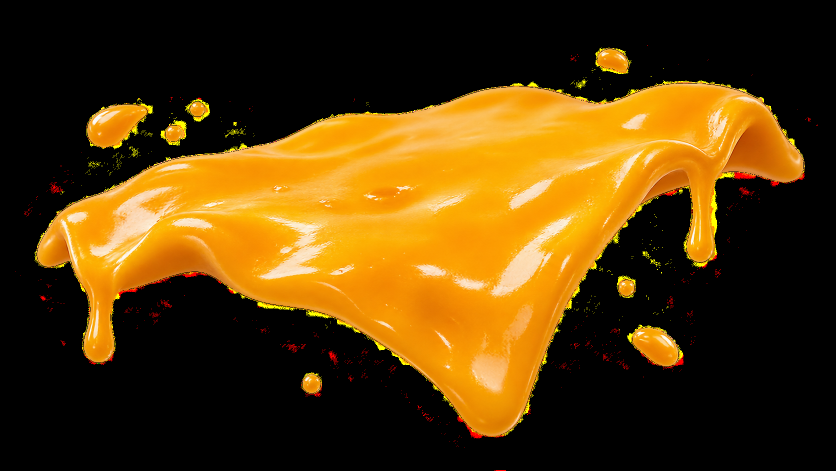
#> input picture frontend/src/assets/images/burger/cheese-slice.png, 1671 x 941 px (shown at 1/2 size)
$ python prepare-decor.py
#> lines starting #> are read from the running program, lines starting #| are printed output that depends on the picture; after the words box and inside, x2 and y2 are one past the last pixel; in counts of white or black regions, pixels touching at a corner belong together
"""
Cuts single floating ingredients out of the FAah!! FOOD ingredient photos
(transparent PNGs in src/assets/images) and saves them as small transparent WebP
sprites in public/decor/ for the page background (PageBackdrop).

    python scripts/prepare-decor.py

The source PNGs are only read. Each sprite = one connected piece of a photo, kept with
its soft edge (water drops, blur), cropped, scaled down and saved as WebP.
"""

import os

import cv2
import numpy as np

ROOT = os.path.join(os.path.dirname(os.path.abspath(__file__)), "..")
SRC = os.path.join(ROOT, "src", "assets", "images")
OUT = os.path.join(ROOT, "public", "decor")

# name: (source photo, piece rank by area, max size px)
# (crumbs, seeds, lettuce, onion ring and tomato slices already exist in public/decor)
SPRITES = {
    "cheese-slice": ("burger/cheese-slice.png", 0, 760),
    "cheese-drop-1": ("burger/cheese-slice.png", 1, 140),
    "cheese-drop-2": ("burger/cheese-slice.png", 2, 140),
    "tomato-slice-soft": ("ingredients/tomato-slices.png", 1, 520),
    "basil-leaf-soft": ("ingredients/tomato-slices.png", 3, 260),
    "onion-petal-1": ("ingredients/onion-rings.png", 2, 240),
    "onion-petal-2": ("ingredients/onion-rings.png", 3, 240),
}


def pieces(image):
    """Connected pieces of the photo, largest first: (mask, x, y, w, h)."""
    solid = (image[:, :, 3] > 90).astype(np.uint8)
    count, labels, stats, _ = cv2.connectedComponentsWithStats(solid, 8)
    order = sorted(range(1, count), key=lambda i: -stats[i, cv2.CC_STAT_AREA])
    return [(labels == i, *stats[i][:4]) for i in order]


def cut(image, piece, max_size, pad=24):
    mask, x, y, w, h = piece
    grown = cv2.dilate(mask.astype(np.uint8), np.ones((15, 15), np.uint8)) > 0  # keep the soft edge
    sprite = image.copy()
    sprite[:, :, 3] = np.where(grown, sprite[:, :, 3], 0)
    sprite = sprite[max(y - pad, 0):min(y + h + pad, image.shape[0]), max(x - pad, 0):min(x + w + pad, image.shape[1])]
    scale = min(1.0, max_size / max(sprite.shape[:2]))
    if scale < 1:
        sprite = cv2.resize(sprite, None, fx=scale, fy=scale, interpolation=cv2.INTER_AREA)
    sprite[sprite[:, :, 3] == 0, :3] = 0  # no stray colour under fully transparent pixels
    return sprite


def main():
    os.makedirs(OUT, exist_ok=True)
    cache = {}
    for name, (source, rank, max_size) in SPRITES.items():
        if source not in cache:
            image = cv2.imread(os.path.join(SRC, source), cv2.IMREAD_UNCHANGED)
#> image is the input picture: shape (941, 1671, 4); mean B, G, R, A 10.4, 58.2, 86.8, 84.3
            cache[source] = (image, pieces(image))
#> in pieces, `solid = (image[:, :, 3] > 90).astype(np.uint8)`:
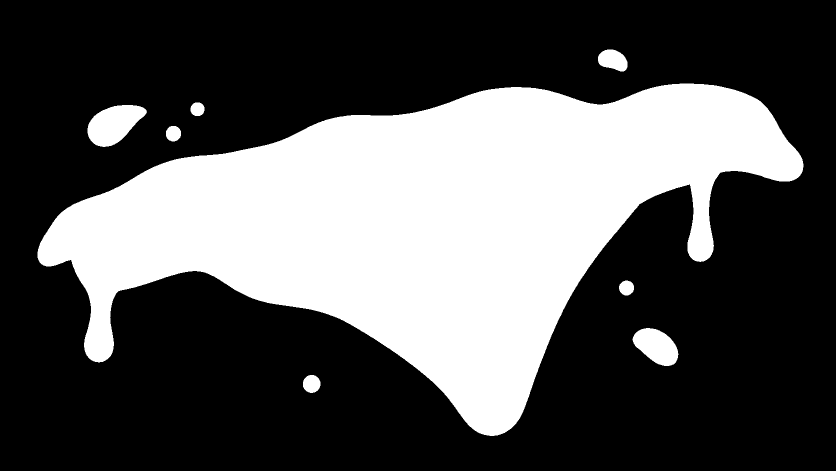
#> solid: shape (941, 1671) (shown at 1/2 size); values 0 (black) and 1 (white), 33.5% white; 8 white regions, largest, box (x1, y1, x2, y2) and area: (75, 167, 1607, 872) 510064, (175, 210, 294, 294) 6459, (1265, 656, 1357, 732) 4660
#> in pieces, `count, labels, stats, _ = cv2.connectedComponentsWithStats(solid, 8)`:
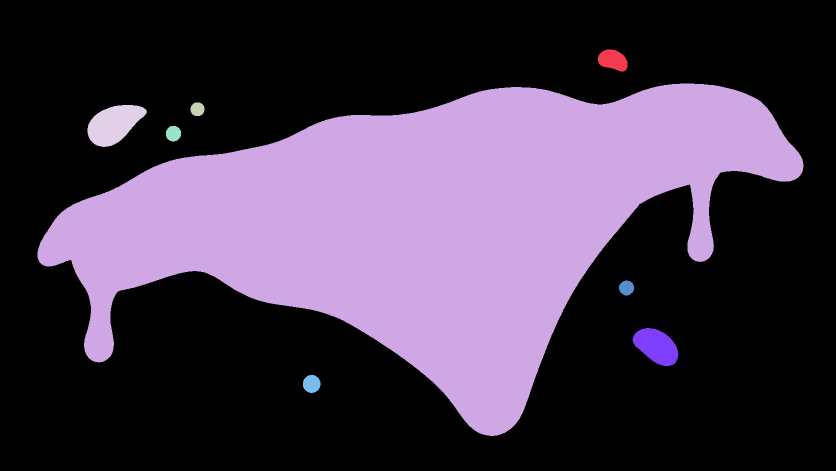
#> labels: shape (941, 1671) int32 (shown at 1/2 size); 9 distinct labels, from 0 to 8; one colour per label, 0 black
#> in pieces, `count, labels, stats, _ = cv2.connectedComponentsWithStats(solid, 8)`: count = 9; stats = [[0, 0, 1671, 941, 1046260], [1196, 99, 59, 44, 1904], [75, 167, 1532, 705, 510064], [381, 205, 28, 27, 616], [175, 210, 119, 84, 6459], [332, 252, 30, 31, 751], [1238, 561, 30, 30, 703], [1265, 656, 92, 76, 4660], [606, 750, 35, 36, 994]]
#> in pieces, `order = sorted(range(1, count), key=lambda i: -stats[i, cv2.CC_STAT_AR..`: order = [2, 4, 7, 1, 8, 5, 6, 3]
        image, found = cache[source]
#> found = 8 items
        sprite = cut(image, found[rank], max_size)
#> in cut, `mask, x, y, w, h = piece`:
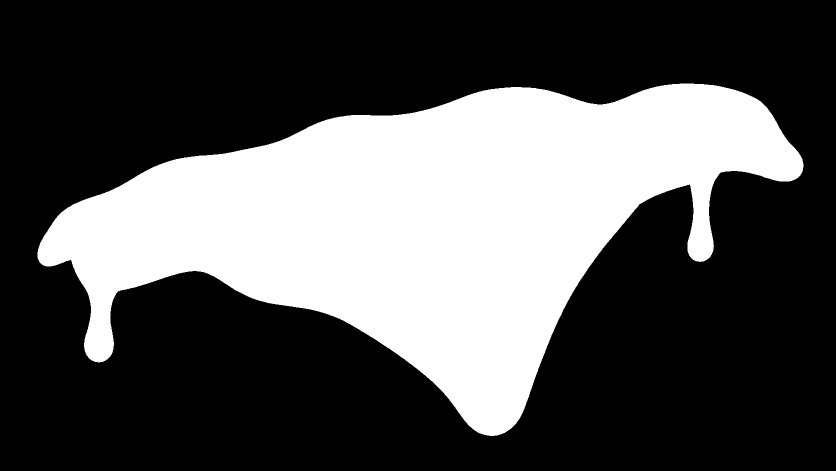
#> mask: shape (941, 1671) bool (shown at 1/2 size); 32.4% white; 1 white region, box (x1, y1, x2, y2) and area: (75, 167, 1607, 872) 510064
#> in cut, `mask, x, y, w, h = piece`: x = 75; y = 167; w = 1532; h = 705
#> in cut, `grown = cv2.dilate(mask.astype(np.uint8), np.ones((15, 15), np.uint8))..`:
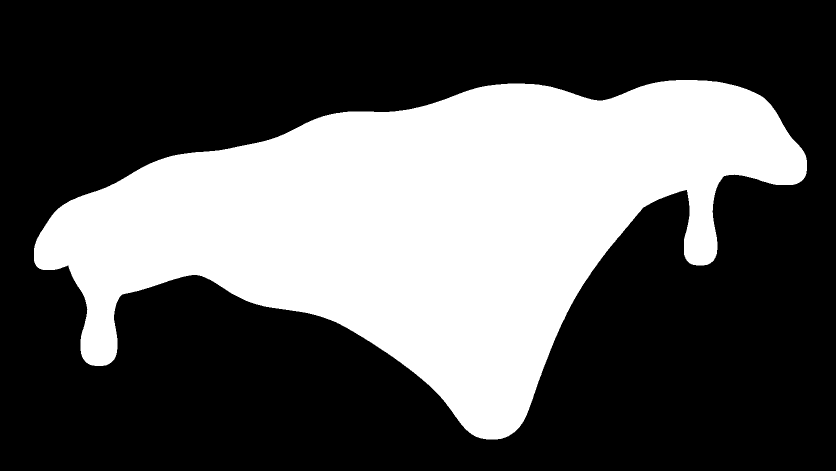
#> grown: shape (941, 1671) bool (shown at 1/2 size); 34.8% white; 1 white region, box (x1, y1, x2, y2) and area: (68, 160, 1614, 879) 547838
#> in cut, `sprite[:, :, 3] = np.where(grown, sprite[:, :, 3], 0)`:
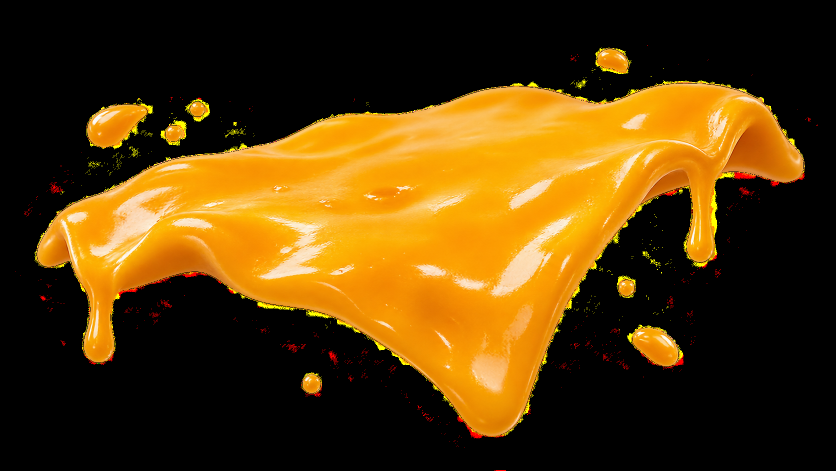
#> sprite: shape (941, 1671, 4) (shown at 1/2 size); 2.56% of pixels changed, all inside (x1, y1, x2, y2) = (0, 0, 1657, 941)
#> in cut, `sprite = cv2.resize(sprite, None, fx=scale, fy=scale, interpolation=cv..`:
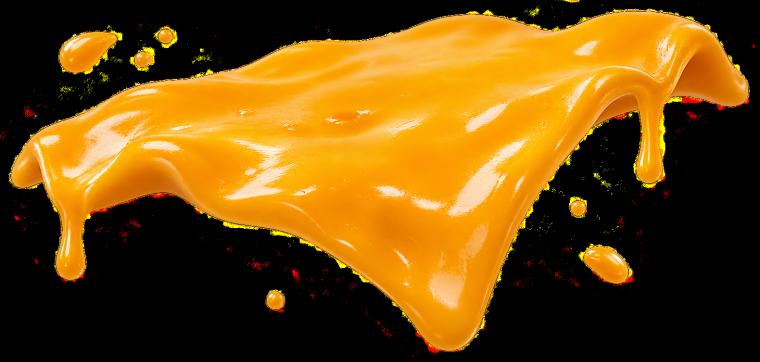
#> sprite: shape (362, 760, 4); mean B, G, R, A 13.7, 76.6, 114.2, 108.2
#> in cut, `sprite[sprite[:, :, 3] == 0, :3] = 0`:
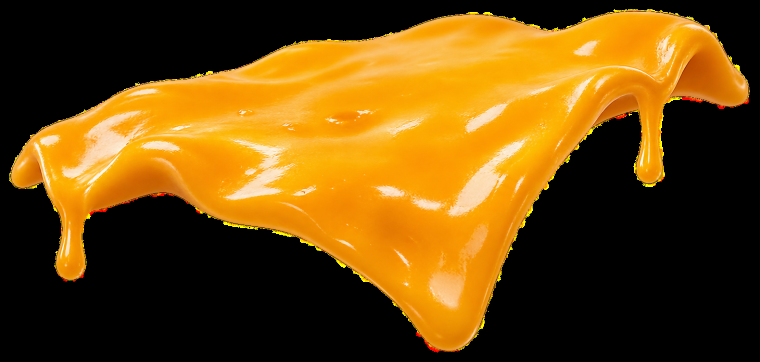
#> sprite: shape (362, 760, 4); 3.8% of pixels changed, all inside (x1, y1, x2, y2) = (0, 0, 756, 362)
        path = os.path.join(OUT, f"{name}.webp")
        cv2.imwrite(path, sprite, [cv2.IMWRITE_WEBP_QUALITY, 86])
        print(f"{name:20s} {sprite.shape[1]}x{sprite.shape[0]}  {os.path.getsize(path) // 1024} KB")
#| cheese-slice         760x362  39 KB


if __name__ == "__main__":
    main()
